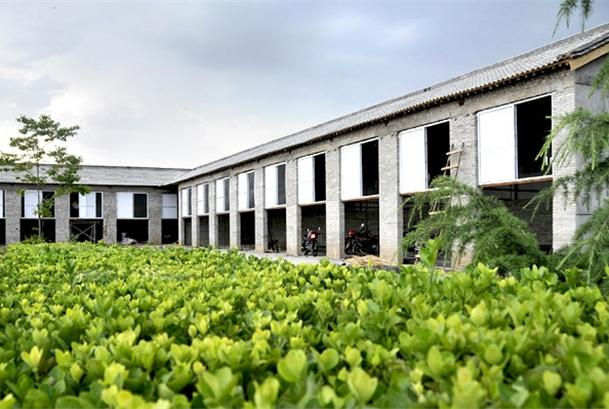
%> input picture S2_guid/testScene.bmp, 609 x 409 px
$ octave TESTSECSEN.m   (GNU Octave 9; MATLAB toolbox functions it lacks are replaced by stand-ins)
%> lines starting %> are read from the running program, lines starting %| are printed output that depends on the picture
### S2_guid/regiongrowing.m
function J=regiongrowing(I,x,y,reg_maxdist)
%> called with x = 58, y = 341, reg_maxdist = 0.2
% This function performs "region growing" in an image from a specified
% seedpoint (x,y)
%
% J = regiongrowing(I,x,y,t)
%
% I : input image
% J : logical output image of region
% x,y : the position of the seedpoint (if not given uses function getpts)
% t : maximum intensity distance (defaults to 0.2)
%
% The region is iteratively grown by comparing all unallocated neighbouring pixels to the region.
% The difference between a pixel's intensity value and the region's mean,
% is used as a measure of similarity. The pixel with the smallest difference
% measured this way is allocated to the respective region.
% This process stops when the intensity difference between region mean and
% new pixel become larger than a certain treshold (t)
%
% Example:
%
% I = im2double(imread('medtest.png'));
% x=198; y=359;
% J = regiongrowing(I,x,y,0.2);
% figure, imshow(I+J);
%
% Author: D. Kroon, University of Twente

if(exist('reg_maxdist','var')==0), reg_maxdist=0.2; end
if(exist('y','var')==0), figure, imshow(I,[]); [y,x]=getpts; y=round(y(1)); x=round(x(1)); end

J = zeros(size(I)); % Output
Isizes = size(I); % Dimensions of input image
%> Isizes = [409 609 3]

reg_mean = I(x,y); % The mean of the segmented region
%> reg_mean = 0.82
reg_size = 1; % Number of pixels in region

% Free memory to store neighbours of the (segmented) region
neg_free = 10000; neg_pos=0;
neg_list = zeros(neg_free,3);

pixdist=0; % Distance of the region newest pixel to the regio mean

% Neighbor locations (footprint)
neigb=[-1 0; 1 0; 0 -1;0 1];

% Start regiogrowing until distance between regio and posible new pixels become
% higher than a certain treshold
while(pixdist<reg_maxdist&&reg_size<numel(I))

    % Add new neighbors pixels
    for j=1:4,
        % Calculate the neighbour coordinate
        xn = x +neigb(j,1); yn = y +neigb(j,2);

        % Check if neighbour is inside or outside the image
        ins=(xn>=1)&&(yn>=1)&&(xn<=Isizes(1))&&(yn<=Isizes(2));

        % Add neighbor if inside and not already part of the segmented area
        if(ins&&(J(xn,yn)==0))
                neg_pos = neg_pos+1;
                neg_list(neg_pos,:) = [xn yn I(xn,yn)]; J(xn,yn)=1;
        end
    end

    % Add a new block of free memory
    if(neg_pos+10>neg_free), neg_free=neg_free+10000; neg_list((neg_pos+1):neg_free,:)=0; end

    % Add pixel with intensity nearest to the mean of the region, to the region
    dist = abs(neg_list(1:neg_pos,3)-reg_mean);
    [pixdist, index] = min(dist);
    J(x,y)=2; reg_size=reg_size+1;

    % Calculate the new mean of the region
    reg_mean= (reg_mean*reg_size + neg_list(index,3))/(reg_size+1);

    % Save the x and y coordinates of the pixel (for the neighbour add proccess)
    x = neg_list(index,1); y = neg_list(index,2);

    % Remove the pixel from the neighbour (check) list
    neg_list(index,:)=neg_list(neg_pos,:); neg_pos=neg_pos-1;
end
%> this loop made 75833 passes
%> (pixdist, index, reg_mean, x, y, neg_pos) on passes 5 to 7: (1.11e-16, 5, 0.82, 56, 342, 8), (1.11e-16, 5, 0.82, 57, 339, 9), (1.11e-16, 7, 0.82, 55, 341, 11)
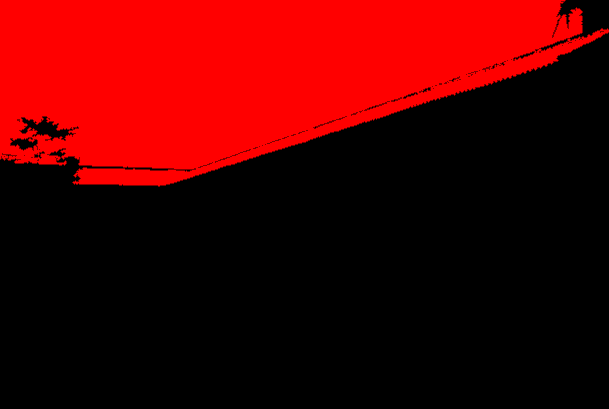
%> J: size 409x609x3 double; mean R, G, B 0.617, 0, 0; drawn with min black and max white
%> after the loop, neg_free = 10000; neg_pos = 2128; reg_mean = 0.829; reg_size = 75834

% Return the segmented area as logical matrix
J=J>1;
%> J: size 409x609x3 logical

### S2_guid/TESTSECSEN.m
clear;
I = im2double(imread('testScene.bmp'));
x=58; y=341;
J = regiongrowing(I,x,y,0.2);
figure, imshow(I+J);
%> after `imshow(I+J)`:
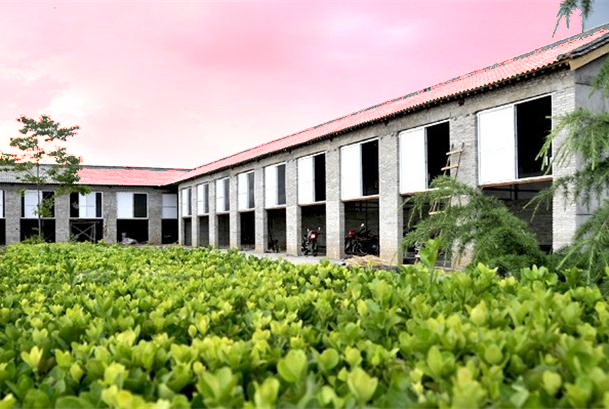
%> displayed picture: size 409x609x3, on the screen's scale of 0 to 255; mean R, G, B 161.7, 162, 123.6

$ run again, with S2_guid/exp.JPG saved as S2_guid/testScene.bmp
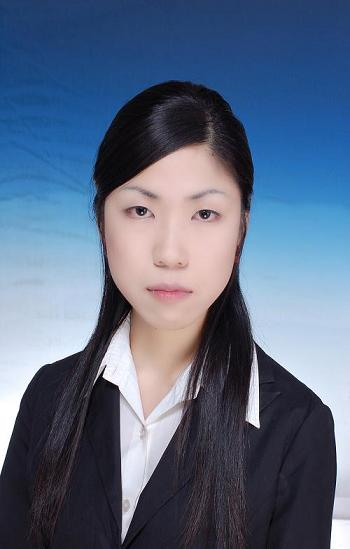
%> input picture S2_guid/exp.JPG, 350 x 549 px
%> in regiongrowing, `reg_mean = I(x,y);`: reg_mean = 0.133
%> the loop in regiongrowing, `while(pixdist<reg_maxdist&&reg_size<numel(I))` made 123802 passes
%> (pixdist, index, reg_mean, x, y, neg_pos) on passes 8 to 10: (0, 2, 0.133, 59, 341, 11), (0, 3, 0.133, 58, 340, 12), (0, 3, 0.133, 59, 340, 12)
%> after the loop in regiongrowing, `while(pixdist<reg_maxdist&&reg_size<numel(I))`:
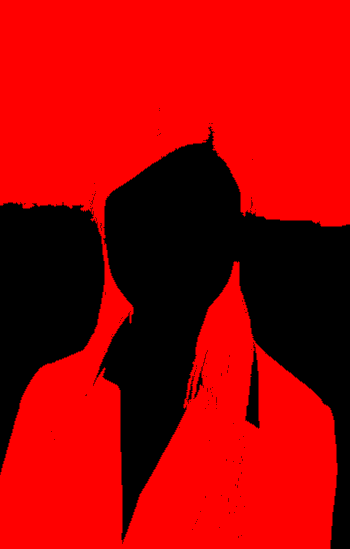
%> J: size 549x350x3 double; mean R, G, B 1.3, 0, 0; drawn with min black and max white
%> after the loop in regiongrowing, `while(pixdist<reg_maxdist&&reg_size<numel(I))`: neg_free = 10000; neg_pos = 2263; reg_mean = 0.142; reg_size = 123803
%> `imshow(I+J)`:
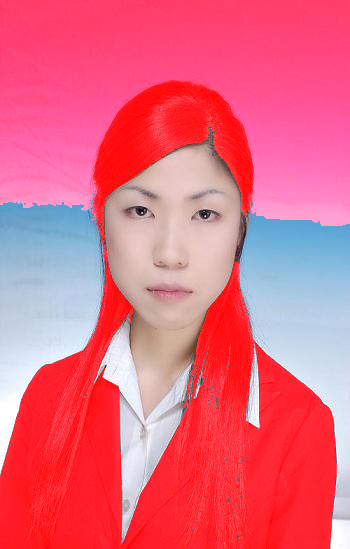
%> displayed picture: size 549x350x3, on the screen's scale of 0 to 255; mean R, G, B 230.6, 104.6, 129.4
